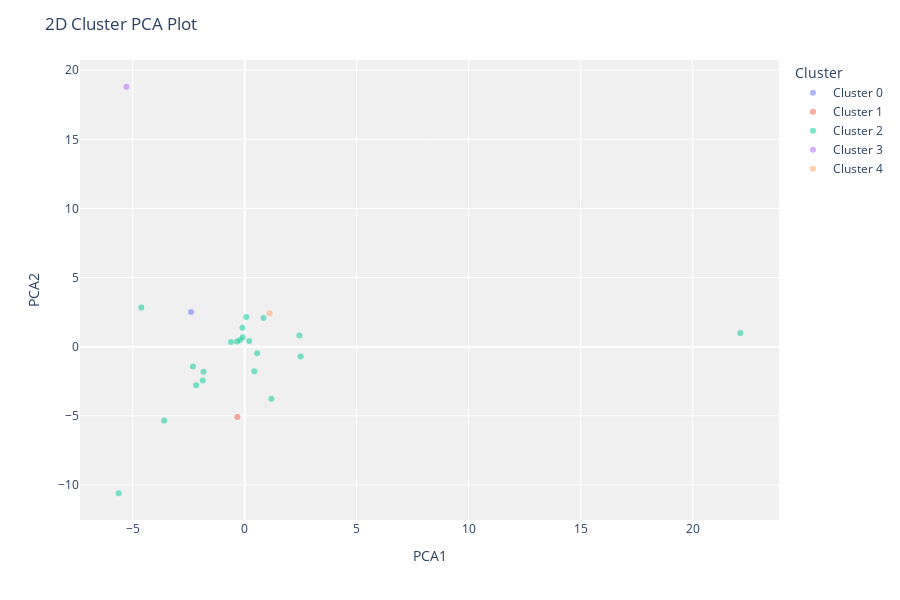

Notebook code cell kept with this figure:
### Code cell
# ===============================================
# 6) 📊 Avaliação Gráfica
# ===============================================
console.rule("[bold blue]6) Avaliação gráfica")

# Plots automáticos do PyCaret
plot_model(final_model, plot="cluster")     # projeção 2D padrão
plot_model(final_model, plot="silhouette")  # qualidade intra/inter-cluster
plot_model(final_model, plot="elbow")       # (só faz sentido para KMeans)
# plot_model(final_model, plot="umap")      # se "umap" aparecer na lista

### Figure 1 — Plotly figure (JSON) as saved in the notebook; plotly's stock layout.template omitted (floating-point values rounded to 4 significant figures)
{"data": [{"customdata": [["tt0060196"]], "hovertemplate": "Cluster=Cluster 0<br>PCA1=%{x}<br>PCA2=%{y}<br>Feature=%{customdata[0]}<extra></extra>", "legendgroup": "Cluster 0", "marker": {"color": "#636efa", "opacity": 0.5, "symbol": "circle"}, "mode": "markers", "name": "Cluster 0", "orientation": "v", "showlegend": true, "textposition": "top center", "type": "scatter", "x": [-2.401], "xaxis": "x", "y": [2.503], "yaxis": "y"}, {"customdata": [["tt0133093"]], "hovertemplate": "Cluster=Cluster 1<br>PCA1=%{x}<br>PCA2=%{y}<br>Feature=%{customdata[0]}<extra></extra>", "legendgroup": "Cluster 1", "marker": {"color": "#EF553B", "opacity": 0.5, "symbol": "circle"}, "mode": "markers", "name": "Cluster 1", "orientation": "v", "showlegend": true, "textposition": "top center", "type": "scatter", "x": [-0.3316], "xaxis": "x", "y": [-5.084], "yaxis": "y"}, {"customdata": [["tt0137523"], ["tt0047478"], ["tt0102926"], ["tt0038650"], ["tt0114369"], ["tt0073486"], ["tt0816692"], ["tt0099685"], ["tt1375666"], ["tt0120815"], ["tt0120689"], ["tt0109830"], ["tt0110912"], ["tt0120737"], ["tt0108052"], ["tt0167260"], ["tt0050083"], ["tt0071562"], ["tt0468569"], ["tt0068646"], ["tt0167261"]], "hovertemplate": "Cluster=Cluster 2<br>PCA1=%{x}<br>PCA2=%{y}<br>Feature=%{customdata[0]}<extra></extra>", "legendgroup": "Cluster 2", "marker": {"color": "#00cc96", "opacity": 0.5, "symbol": "circle"}, "mode": "markers", "name": "Cluster 2", "orientation": "v", "showlegend": true, "textposition": "top center", "type": "scatter", "x": [2.492, -2.312, 0.5514, -3.597, 0.1973, -2.173, 0.427, -0.1056, 22.13, -1.878, -0.6154, 2.439, -0.08881, -0.3461, -4.62, 0.8424, -5.63, -1.844, 1.19, -0.2126, 0.06398], "xaxis": "x", "y": [-0.7172, -1.438, -0.4717, -5.34, 0.4029, -2.787, -1.769, 1.375, 0.989, -2.445, 0.3402, 0.8083, 0.6793, 0.3814, 2.834, 2.078, -10.6, -1.813, -3.773, 0.4772, 2.152], "yaxis": "y"}, {"customdata": [["tt0080684"]], "hovertemplate": "Cluster=Cluster 3<br>PCA1=%{x}<br>PCA2=%{y}<br>Feature=%{customdata[0]}<extra></extra>", "legendgroup": "Cluster 3", "marker": {"color": "#ab63fa", "opacity": 0.5, "symbol": "circle"}, "mode": "markers", "name": "Cluster 3", "orientation": "v", "showlegend": true, "textposition": "top center", "type": "scatter", "x": [-5.284], "xaxis": "x", "y": [18.8], "yaxis": "y"}, {"customdata": [["tt0111161"]], "hovertemplate": "Cluster=Cluster 4<br>PCA1=%{x}<br>PCA2=%{y}<br>Feature=%{customdata[0]}<extra></extra>", "legendgroup": "Cluster 4", "marker": {"color": "#FFA15A", "opacity": 0.5, "symbol": "circle"}, "mode": "markers", "name": "Cluster 4", "orientation": "v", "showlegend": true, "textposition": "top center", "type": "scatter", "x": [1.108], "xaxis": "x", "y": [2.416], "yaxis": "y"}], "layout": {"height": 600, "legend": {"title": {"text": "Cluster"}, "tracegroupgap": 0}, "margin": {"t": 60}, "plot_bgcolor": "rgb(240,240,240)", "title": {"text": "2D Cluster PCA Plot"}, "xaxis": {"anchor": "y", "domain": [0, 1], "title": {"text": "PCA1"}}, "yaxis": {"anchor": "x", "domain": [0, 1], "title": {"text": "PCA2"}}}}
